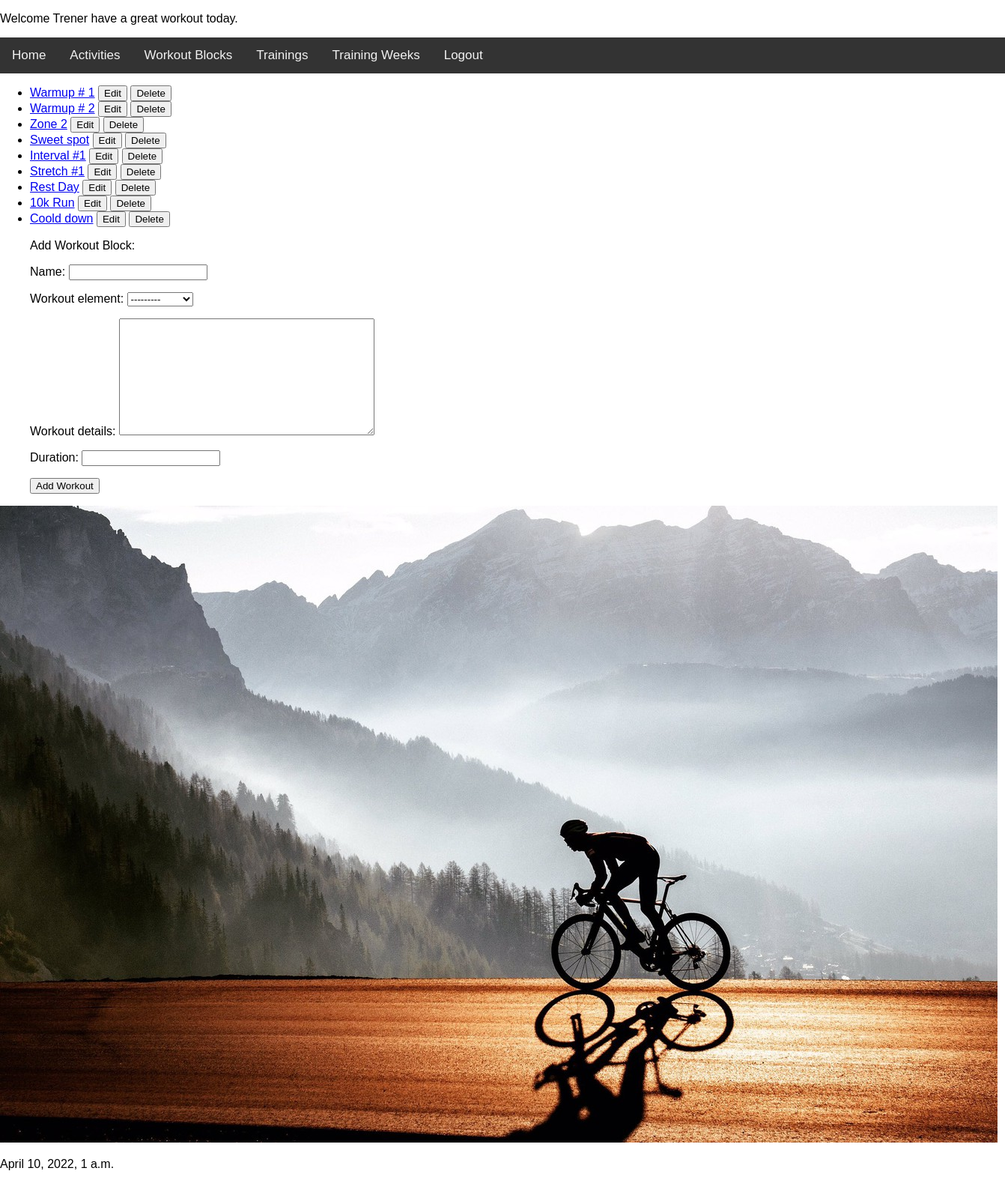
The page /trainingz_app/list_workout_blocks/ (signed in) on the database its author committed.
### trainingz_app/models.py (models this page shows)
class WorkoutBlock(models.Model):
    name = models.CharField(max_length=50)
    workout_element = models.CharField(max_length=30, choices=WORKOUT_ELEMENTS)
    workout_details = models.TextField()
    duration = models.SmallIntegerField()
    def __str__(self):
        return self.name
    def get_absolute_url(self):
        return reverse("detail_workout_block", args=(self.id,))
    def get_update_url(self):
        return reverse("update_workout_block", kwargs={"id": self.id})
    def get_delete_url(self):
        return reverse("delete_workout_block", kwargs={"id": self.id})

### trainingz_app/views.py (the view, shortened to what this page needs)
class ShowWorkoutBlocksView(LoginRequiredMixin, View):
    def get(self, request):
        form = AddWorkoutBlockForm()
        return render(
            request,
            "list_workout_blocks.html",
            {"object_list": WorkoutBlock.objects.all(), "form": form},
        )

### trainingz_app/forms.py
class AddWorkoutBlockForm(forms.ModelForm):
    class Meta:
        model = WorkoutBlock
        fields = "__all__"

### trainingz_app/context_processor.py (called while the page is built)
def get_date(request):
    return {"date": datetime.now()}

### trainingz_app/templates/list_workout_blocks.html (shortened to what this page needs)
{% extends 'base.html' %}
{% block trainingz %}
<ul>
    {% for item in object_list %}
        <li>
            <a href="{{ item.get_absolute_url }}">{{ item }}</a>
            <a href="{{ item.get_update_url }}"><button>Edit</button></a>
            <a href="{{ item.get_delete_url }}"><button>Delete</button></a>
        </li>
    {% endfor %}
 <form method="POST">
     <p>Add Workout Block:</p>
        {{ form.as_p }}
        <input type="submit" value="Add Workout">
</ul>
{% endblock %}

### trainingz_app/templates/base.html (shortened to what this page needs)
<!DOCTYPE html>
{% load static %}
<html lang="en">
<head>
    <link rel="stylesheet" type="text/css" href="{% static 'css/base.css' %}">
</head>
<body>
<p>Welcome {{ user }} have a great workout today.</p>
</body>
<div class="topnav">
    <a href="{% url 'index' %}">Home</a>
    {% if user.is_authenticated %}
        <a href="{% url 'list_activities' %}">Activities</a>
        <a href="{% url 'list_workout_blocks' %}">Workout Blocks</a>
        <a href="{% url 'list_trainings' %}">Trainings</a>
        <a href="{% url 'list_training_weeks' %}">Training Weeks</a>
        <a href="{% url 'logout' %}">Logout</a>
    {% else %}
        <a href="{% url 'login' %}">Login</a>
        <a href="{% url 'register' %}">Register</a>
   {% endif %}
</div>
{% block trainingz %}
{% endblock %}
<p> <img src="{% static 'cycling.jpeg' %}"> </p>
<p>{{ date }}</p>
</html>

### trainingz_app/static/css/base.css (style rules this page uses)
body { margin: 0; font-family: Arial, Helvetica, sans-serif; }
.topnav { overflow: hidden; background-color: #333; }
.topnav a { float: left; color: #f2f2f2; text-align: center; padding: 14px 16px; text-decoration: none; font-size: 17px; }

### rows shown on the page
WorkoutBlock: name "Warmup # 1"
WorkoutBlock: name "Warmup # 2"
WorkoutBlock: name "Zone 2"
WorkoutBlock: name "Sweet spot"
WorkoutBlock: name "Interval #1"
WorkoutBlock: name "Stretch #1"
WorkoutBlock: name "Rest Day"
WorkoutBlock: name "10k Run"
WorkoutBlock: name "Coold down"

### other values the page prints
{{ user }} "Trener"
